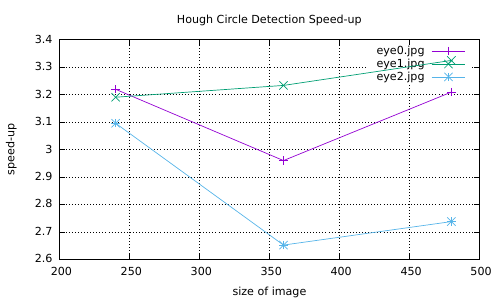

The gnuplot source for this figure:
#!/usr/bin/env gnuplot

set datafile separator ","
set term pdf
set output 'speedup.pdf'

set xlabel 'size of image'
set ylabel 'speed-up'
set xtics
set ytics
set grid

set title 'Hough Circle Detection Speed-up'

plot './data/eye0.csv' using 1:4 title 'eye0.jpg' with linespoints, \
     './data/eye1.csv' using 1:4 title 'eye1.jpg' with linespoints, \
     './data/eye2.csv' using 1:4 title 'eye2.jpg' with linespoints

set term x11
